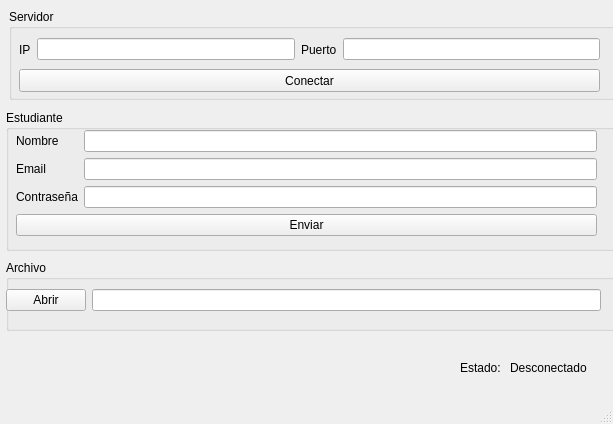
<?xml version="1.0" encoding="UTF-8"?>
<ui version="4.0">
 <class>ClienteGustavo</class>
 <widget class="QMainWindow" name="ClienteGustavo">
  <property name="geometry">
   <rect>
    <x>0</x>
    <y>0</y>
    <width>613</width>
    <height>424</height>
   </rect>
  </property>
  <property name="windowTitle">
   <string>MainWindow</string>
  </property>
  <widget class="QWidget" name="centralwidget">
   <widget class="QGroupBox" name="Servidor_2">
    <property name="geometry">
     <rect>
      <x>9</x>
      <y>9</y>
      <width>611</width>
      <height>91</height>
     </rect>
    </property>
    <property name="title">
     <string>Servidor</string>
    </property>
    <widget class="QWidget" name="">
     <property name="geometry">
      <rect>
       <x>10</x>
       <y>20</y>
       <width>581</width>
       <height>41</height>
      </rect>
     </property>
     <layout class="QHBoxLayout" name="Servidor">
      <item>
       <widget class="QLabel" name="ip_2">
        <property name="text">
         <string>IP</string>
        </property>
       </widget>
      </item>
      <item>
       <widget class="QLineEdit" name="ip"/>
      </item>
      <item>
       <widget class="QLabel" name="label_4">
        <property name="text">
         <string>Puerto</string>
        </property>
       </widget>
      </item>
      <item>
       <widget class="QLineEdit" name="puerto"/>
      </item>
     </layout>
    </widget>
    <widget class="QPushButton" name="conectar">
     <property name="geometry">
      <rect>
       <x>10</x>
       <y>60</y>
       <width>581</width>
       <height>23</height>
      </rect>
     </property>
     <property name="text">
      <string>Conectar</string>
     </property>
    </widget>
   </widget>
   <widget class="QGroupBox" name="Estudiante">
    <property name="geometry">
     <rect>
      <x>6</x>
      <y>110</y>
      <width>611</width>
      <height>141</height>
     </rect>
    </property>
    <property name="title">
     <string>Estudiante</string>
    </property>
    <widget class="QWidget" name="">
     <property name="geometry">
      <rect>
       <x>10</x>
       <y>20</y>
       <width>581</width>
       <height>122</height>
      </rect>
     </property>
     <layout class="QFormLayout" name="formLayout">
      <item row="0" column="0">
       <widget class="QLabel" name="label">
        <property name="text">
         <string>Nombre</string>
        </property>
       </widget>
      </item>
      <item row="0" column="1">
       <widget class="QLineEdit" name="nombre"/>
      </item>
      <item row="1" column="0">
       <widget class="QLabel" name="label_2">
        <property name="text">
         <string>Email</string>
        </property>
       </widget>
      </item>
      <item row="1" column="1">
       <widget class="QLineEdit" name="email"/>
      </item>
      <item row="2" column="0">
       <widget class="QLabel" name="label_3">
        <property name="text">
         <string>Contraseña</string>
        </property>
       </widget>
      </item>
      <item row="2" column="1">
       <widget class="QLineEdit" name="contrasenia"/>
      </item>
      <item row="3" column="0" colspan="2">
       <widget class="QPushButton" name="enviarB">
        <property name="text">
         <string>Enviar</string>
        </property>
       </widget>
      </item>
     </layout>
    </widget>
   </widget>
   <widget class="QGroupBox" name="Archivo">
    <property name="geometry">
     <rect>
      <x>6</x>
      <y>260</y>
      <width>611</width>
      <height>71</height>
     </rect>
    </property>
    <property name="title">
     <string>Archivo</string>
    </property>
    <widget class="QWidget" name="">
     <property name="geometry">
      <rect>
       <x>0</x>
       <y>20</y>
       <width>595</width>
       <height>41</height>
      </rect>
     </property>
     <layout class="QHBoxLayout" name="horizontalLayout_3">
      <item>
       <widget class="QPushButton" name="abrirB">
        <property name="text">
         <string>Abrir</string>
        </property>
       </widget>
      </item>
      <item>
       <widget class="QLineEdit" name="abrir"/>
      </item>
     </layout>
    </widget>
   </widget>
   <widget class="QLabel" name="estado">
    <property name="geometry">
     <rect>
      <x>460</x>
      <y>360</y>
      <width>40</width>
      <height>16</height>
     </rect>
    </property>
    <property name="text">
     <string>Estado: </string>
    </property>
   </widget>
   <widget class="QLabel" name="conexion">
    <property name="geometry">
     <rect>
      <x>510</x>
      <y>360</y>
      <width>81</width>
      <height>16</height>
     </rect>
    </property>
    <property name="text">
     <string>Desconectado</string>
    </property>
   </widget>
  </widget>
  <widget class="QMenuBar" name="menubar">
   <property name="geometry">
    <rect>
     <x>0</x>
     <y>0</y>
     <width>613</width>
     <height>21</height>
    </rect>
   </property>
  </widget>
  <widget class="QStatusBar" name="statusbar"/>
 </widget>
 <resources/>
 <connections/>
</ui>
